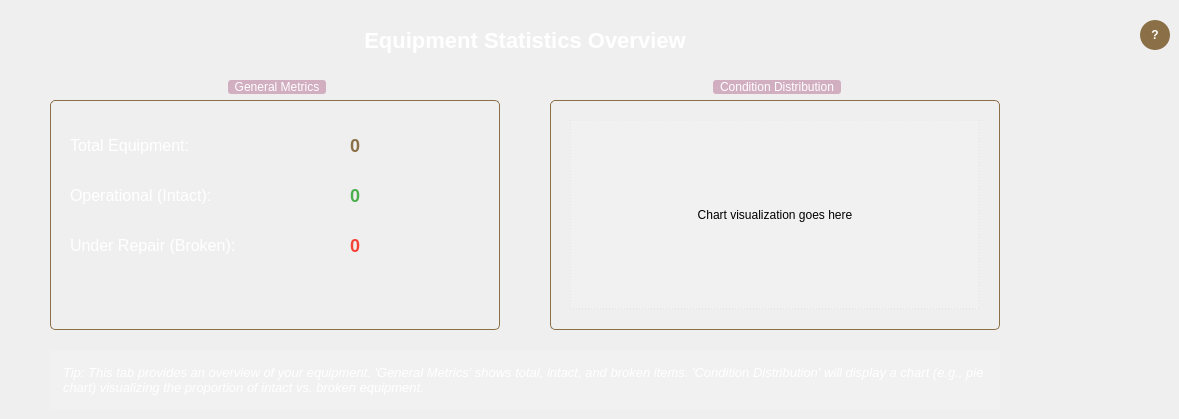
        <widget class="QWidget" name="tab_stats">
         <attribute name="title">
          <string>Statistics</string>
         </attribute>
         <widget class="QLabel" name="label_stats_title">
          <property name="geometry">
           <rect>
            <x>350</x>
            <y>20</y>
            <width>350</width>
            <height>40</height>
           </rect>
          </property>
          <property name="styleSheet">
           <string notr="true">font-size: 22px; font-weight: bold; color: white;</string>
          </property>
          <property name="text">
           <string>Equipment Statistics Overview</string>
          </property>
          <property name="alignment">
           <set>Qt::AlignmentFlag::AlignCenter</set>
          </property>
         </widget>
         <widget class="QGroupBox" name="group_metrics">
          <property name="geometry">
           <rect>
            <x>50</x>
            <y>80</y>
            <width>450</width>
            <height>250</height>
           </rect>
          </property>
          <property name="styleSheet">
           <string notr="true">
                QGroupBox { background-color: transparent; border: 1px solid #8B6F47; border-radius: 5px; margin-top: 20px; }
                QGroupBox::title { subcontrol-origin: margin; subcontrol-position: top center; padding: 0 5px; background-color: rgb(210, 174, 193); font-weight: bold; color: white; border-radius: 3px; }

           QLineEdit {
            background: qlineargradient(x1:0, y1:0, x2:0, y2:1, stop:0 #FFFFFF, stop:1 #F5F5F5);
            border: 2px solid #8B6F47;
            border-radius: 8px;
            padding: 3px 12px;
            font-size: 14px;
            color: #333;
            selection-background-color: #8B6F47;
            selection-color: white;
        }
        QLineEdit:hover {
            border: 2px solid #A0825A;
            background: qlineargradient(x1:0, y1:0, x2:0, y2:1, stop:0 #FFFFFF, stop:1 #FAFAFA);
        }
        QLineEdit:focus {
            border: 2px solid #8B4513; 
            background: #FFFAF0;
        }

           QLineEdit {
            background: qlineargradient(x1:0, y1:0, x2:0, y2:1, stop:0 #FFFFFF, stop:1 #F5F5F5);
            border: 2px solid #8B6F47;
            border-radius: 8px;
            padding: 3px 12px;
            font-size: 14px;
            color: #333;
            selection-background-color: #8B6F47;
            selection-color: white;
        }
        QLineEdit:hover {
            border: 2px solid #A0825A;
            background: qlineargradient(x1:0, y1:0, x2:0, y2:1, stop:0 #FFFFFF, stop:1 #FAFAFA);
        }
        QLineEdit:focus {
            border: 2px solid #8B4513; 
            background: #FFFAF0;
        }
                QGroupBox::title { subcontrol-origin: margin; subcontrol-position: top center; padding: 0 5px; background-color: rgb(210, 174, 193); font-weight: bold; color: white; border-radius: 3px; }
            </string>
          </property>
          <property name="title">
           <string>General Metrics</string>
          </property>
          <widget class="QLabel" name="lbl_total_eq">
           <property name="geometry">
            <rect>
             <x>20</x>
             <y>50</y>
             <width>250</width>
             <height>30</height>
            </rect>
           </property>
           <property name="styleSheet">
            <string notr="true">color: white; font-size: 16px;</string>
           </property>
           <property name="text">
            <string>Total Equipment:</string>
           </property>
          </widget>
          <widget class="QLabel" name="val_total_eq">
           <property name="geometry">
            <rect>
             <x>300</x>
             <y>50</y>
             <width>100</width>
             <height>30</height>
            </rect>
           </property>
           <property name="styleSheet">
            <string notr="true">color: #8B6F47; font-size: 18px; font-weight: bold;</string>
           </property>
           <property name="text">
            <string>0</string>
           </property>
          </widget>
          <widget class="QLabel" name="lbl_oper_eq">
           <property name="geometry">
            <rect>
             <x>20</x>
             <y>100</y>
             <width>250</width>
             <height>30</height>
            </rect>
           </property>
           <property name="styleSheet">
            <string notr="true">color: white; font-size: 16px;</string>
           </property>
           <property name="text">
            <string>Operational (Intact):</string>
           </property>
          </widget>
          <widget class="QLabel" name="val_oper_eq">
           <property name="geometry">
            <rect>
             <x>300</x>
             <y>100</y>
             <width>100</width>
             <height>30</height>
            </rect>
           </property>
           <property name="styleSheet">
            <string notr="true">color: #4CAF50; font-size: 18px; font-weight: bold;</string>
           </property>
           <property name="text">
            <string>0</string>
           </property>
          </widget>
          <widget class="QLabel" name="lbl_broken_eq">
           <property name="geometry">
            <rect>
             <x>20</x>
             <y>150</y>
             <width>250</width>
             <height>30</height>
            </rect>
           </property>
           <property name="styleSheet">
            <string notr="true">color: white; font-size: 16px;</string>
           </property>
           <property name="text">
            <string>Under Repair (Broken):</string>
           </property>
          </widget>
          <widget class="QLabel" name="val_broken_eq">
           <property name="geometry">
            <rect>
             <x>300</x>
             <y>150</y>
             <width>100</width>
             <height>30</height>
            </rect>
           </property>
           <property name="styleSheet">
            <string notr="true">color: #f44336; font-size: 18px; font-weight: bold;</string>
           </property>
           <property name="text">
            <string>0</string>
           </property>
          </widget>
         </widget>
         <widget class="QGroupBox" name="group_chart">
          <property name="geometry">
           <rect>
            <x>550</x>
            <y>80</y>
            <width>450</width>
            <height>250</height>
           </rect>
          </property>
          <property name="styleSheet">
           <string notr="true">
                QGroupBox { background-color: transparent; border: 1px solid #8B6F47; border-radius: 5px; margin-top: 20px; }
                QGroupBox::title { subcontrol-origin: margin; subcontrol-position: top center; padding: 0 5px; background-color: rgb(210, 174, 193); font-weight: bold; color: white; border-radius: 3px; }

           QLineEdit {
            background: qlineargradient(x1:0, y1:0, x2:0, y2:1, stop:0 #FFFFFF, stop:1 #F5F5F5);
            border: 2px solid #8B6F47;
            border-radius: 8px;
            padding: 3px 12px;
            font-size: 14px;
            color: #333;
            selection-background-color: #8B6F47;
            selection-color: white;
        }
        QLineEdit:hover {
            border: 2px solid #A0825A;
            background: qlineargradient(x1:0, y1:0, x2:0, y2:1, stop:0 #FFFFFF, stop:1 #FAFAFA);
        }
        QLineEdit:focus {
            border: 2px solid #8B4513; 
            background: #FFFAF0;
        }

           QLineEdit {
            background: qlineargradient(x1:0, y1:0, x2:0, y2:1, stop:0 #FFFFFF, stop:1 #F5F5F5);
            border: 2px solid #8B6F47;
            border-radius: 8px;
            padding: 3px 12px;
            font-size: 14px;
            color: #333;
            selection-background-color: #8B6F47;
            selection-color: white;
        }
        QLineEdit:hover {
            border: 2px solid #A0825A;
            background: qlineargradient(x1:0, y1:0, x2:0, y2:1, stop:0 #FFFFFF, stop:1 #FAFAFA);
        }
        QLineEdit:focus {
            border: 2px solid #8B4513; 
            background: #FFFAF0;
        }
                QGroupBox::title { subcontrol-origin: margin; subcontrol-position: top center; padding: 0 5px; background-color: rgb(210, 174, 193); font-weight: bold; color: white; border-radius: 3px; }
            </string>
          </property>
          <property name="title">
           <string>Condition Distribution</string>
          </property>
          <widget class="QLabel" name="label_chart_placeholder">
           <property name="geometry">
            <rect>
             <x>20</x>
             <y>40</y>
             <width>410</width>
             <height>190</height>
            </rect>
           </property>
           <property name="styleSheet">
            <string notr="true">background-color: rgba(255, 255, 255, 0.1); border: 1px dashed #DDD;</string>
           </property>
           <property name="text">
            <string>Chart visualization goes here</string>
           </property>
           <property name="alignment">
            <set>Qt::AlignmentFlag::AlignCenter</set>
           </property>
          </widget>
         </widget>
         <widget class="QToolButton" name="btn_help_stats_equipment">
          <property name="geometry">
           <rect>
            <x>1140</x>
            <y>20</y>
            <width>30</width>
            <height>30</height>
           </rect>
          </property>
          <property name="cursor">
           <cursorShape>PointingHandCursor</cursorShape>
          </property>
          <property name="styleSheet">
           <string notr="true">
           QToolButton { background-color: #8B6F47; border-radius: 15px; color: white; font-weight: bold; border: none; }
           QToolButton:checked { background-color: white; color: #8B6F47; border: 2px solid #8B6F47; }
          </string>
          </property>
          <property name="text">
           <string>?</string>
          </property>
          <property name="checkable">
           <bool>true</bool>
          </property>
         </widget>
         <widget class="QLabel" name="lbl_hint_stats_equipment">
          <property name="geometry">
           <rect>
            <x>50</x>
            <y>350</y>
            <width>950</width>
            <height>60</height>
           </rect>
          </property>
          <property name="visible">
           <bool>false</bool>
          </property>
          <property name="styleSheet">
           <string notr="true">color: white; font-size: 13px; font-style: italic; background: rgba(255, 255, 255, 0.1); padding: 10px; border-radius: 5px;</string>
          </property>
          <property name="text">
           <string>Tip: This tab provides an overview of your equipment. 'General Metrics' shows total, intact, and broken items. 'Condition Distribution' will display a chart (e.g., pie chart) visualizing the proportion of intact vs. broken equipment.</string>
          </property>
          <property name="wordWrap">
           <bool>true</bool>
          </property>
         </widget>
        </widget>
